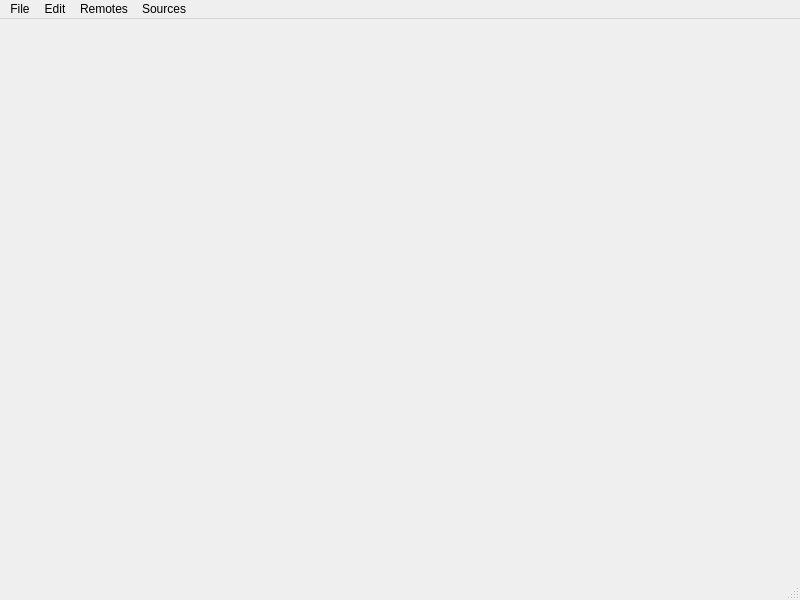
<?xml version="1.0" encoding="UTF-8"?>
<ui version="4.0">
 <class>MainWindow</class>
 <widget class="QMainWindow" name="MainWindow">
  <property name="geometry">
   <rect>
    <x>0</x>
    <y>0</y>
    <width>800</width>
    <height>600</height>
   </rect>
  </property>
  <property name="windowTitle">
   <string>MainWindow</string>
  </property>
  <widget class="QWidget" name="centralwidget"/>
  <widget class="QMenuBar" name="menubar">
   <property name="geometry">
    <rect>
     <x>0</x>
     <y>0</y>
     <width>800</width>
     <height>22</height>
    </rect>
   </property>
   <widget class="QMenu" name="menuFile">
    <property name="title">
     <string>File</string>
    </property>
    <addaction name="actionNew"/>
    <addaction name="actionOpen"/>
    <addaction name="actionSave"/>
    <addaction name="actionExit"/>
   </widget>
   <widget class="QMenu" name="menuEdit">
    <property name="title">
     <string>Edit</string>
    </property>
    <addaction name="actionCut"/>
    <addaction name="actionCopy"/>
    <addaction name="actionPaste"/>
    <addaction name="actionPaste_without_Formatting"/>
   </widget>
   <widget class="QMenu" name="menuRemotes">
    <property name="title">
     <string>Remotes</string>
    </property>
    <addaction name="actionRemotes"/>
   </widget>
   <widget class="QMenu" name="menuSources">
    <property name="title">
     <string>Sources</string>
    </property>
    <addaction name="separator"/>
    <addaction name="actionView_Sources"/>
    <addaction name="actionQuick_Add_Source"/>
   </widget>
   <addaction name="menuFile"/>
   <addaction name="menuEdit"/>
   <addaction name="menuRemotes"/>
   <addaction name="menuSources"/>
  </widget>
  <widget class="QStatusBar" name="statusbar"/>
  <action name="actionNew">
   <property name="checkable">
    <bool>false</bool>
   </property>
   <property name="text">
    <string>New</string>
   </property>
  </action>
  <action name="actionOpen">
   <property name="text">
    <string>Open</string>
   </property>
  </action>
  <action name="actionSave">
   <property name="text">
    <string>Save</string>
   </property>
  </action>
  <action name="actionExit">
   <property name="text">
    <string>Ex it</string>
   </property>
  </action>
  <action name="actionRemotes">
   <property name="text">
    <string>Remotes</string>
   </property>
  </action>
  <action name="actionCut">
   <property name="text">
    <string>Cut</string>
   </property>
  </action>
  <action name="actionCopy">
   <property name="text">
    <string>Copy</string>
   </property>
  </action>
  <action name="actionPaste">
   <property name="text">
    <string>Paste</string>
   </property>
  </action>
  <action name="actionPaste_without_Formatting">
   <property name="text">
    <string>Paste without Formatting</string>
   </property>
  </action>
  <action name="actionView_Sources">
   <property name="text">
    <string>View Sources</string>
   </property>
  </action>
  <action name="actionQuick_Add_Source">
   <property name="text">
    <string>Quick Add Source</string>
   </property>
  </action>
 </widget>
 <resources/>
 <connections/>
</ui>
